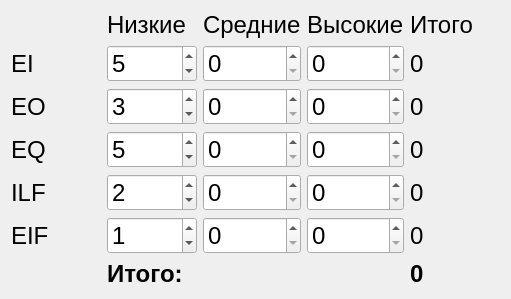
       <widget class="QWidget" name="layoutWidget">
        <property name="geometry">
         <rect>
          <x>570</x>
          <y>10</y>
          <width>511</width>
          <height>279</height>
         </rect>
        </property>
        <layout class="QGridLayout" name="gridLayout_6">
         <item row="0" column="3">
          <widget class="QLabel" name="label_50">
           <property name="font">
            <font>
             <family>Ubuntu</family>
             <pointsize>18</pointsize>
            </font>
           </property>
           <property name="text">
            <string>Высокие</string>
           </property>
          </widget>
         </item>
         <item row="5" column="4">
          <widget class="QLabel" name="EIFLabel">
           <property name="font">
            <font>
             <family>Ubuntu</family>
             <pointsize>18</pointsize>
            </font>
           </property>
           <property name="text">
            <string>0</string>
           </property>
          </widget>
         </item>
         <item row="0" column="1">
          <widget class="QLabel" name="label_27">
           <property name="font">
            <font>
             <family>Ubuntu</family>
             <pointsize>18</pointsize>
            </font>
           </property>
           <property name="text">
            <string>Низкие</string>
           </property>
          </widget>
         </item>
         <item row="4" column="1">
          <widget class="QSpinBox" name="ILFLowEdit">
           <property name="font">
            <font>
             <family>Ubuntu</family>
             <pointsize>18</pointsize>
            </font>
           </property>
           <property name="value">
            <number>2</number>
           </property>
          </widget>
         </item>
         <item row="1" column="4">
          <widget class="QLabel" name="EILabel">
           <property name="font">
            <font>
             <family>Ubuntu</family>
             <pointsize>18</pointsize>
            </font>
           </property>
           <property name="text">
            <string>0</string>
           </property>
          </widget>
         </item>
         <item row="3" column="0">
          <widget class="QLabel" name="label_17">
           <property name="font">
            <font>
             <family>Ubuntu</family>
             <pointsize>18</pointsize>
            </font>
           </property>
           <property name="toolTip">
            <string>Внешние запросы</string>
           </property>
           <property name="text">
            <string>EQ</string>
           </property>
          </widget>
         </item>
         <item row="6" column="4">
          <widget class="QLabel" name="ResLabel">
           <property name="font">
            <font>
             <family>Ubuntu</family>
             <pointsize>18</pointsize>
             <weight>75</weight>
             <bold>true</bold>
            </font>
           </property>
           <property name="text">
            <string>0</string>
           </property>
          </widget>
         </item>
         <item row="3" column="4">
          <widget class="QLabel" name="EQLabel">
           <property name="font">
            <font>
             <family>Ubuntu</family>
             <pointsize>18</pointsize>
            </font>
           </property>
           <property name="text">
            <string>0</string>
           </property>
          </widget>
         </item>
         <item row="6" column="1" colspan="2">
          <widget class="QLabel" name="label_26">
           <property name="font">
            <font>
             <family>Ubuntu</family>
             <pointsize>18</pointsize>
             <weight>75</weight>
             <bold>true</bold>
            </font>
           </property>
           <property name="text">
            <string>Итого:</string>
           </property>
          </widget>
         </item>
         <item row="1" column="0">
          <widget class="QLabel" name="label_15">
           <property name="font">
            <font>
             <family>Ubuntu</family>
             <pointsize>18</pointsize>
            </font>
           </property>
           <property name="toolTip">
            <string>Внешние вводы</string>
           </property>
           <property name="text">
            <string>EI</string>
           </property>
          </widget>
         </item>
         <item row="0" column="2">
          <widget class="QLabel" name="label_28">
           <property name="font">
            <font>
             <family>Ubuntu</family>
             <pointsize>18</pointsize>
            </font>
           </property>
           <property name="text">
            <string>Средние</string>
           </property>
          </widget>
         </item>
         <item row="0" column="4">
          <widget class="QLabel" name="label_29">
           <property name="font">
            <font>
             <family>Ubuntu</family>
             <pointsize>18</pointsize>
            </font>
           </property>
           <property name="text">
            <string>Итого</string>
           </property>
          </widget>
         </item>
         <item row="4" column="0">
          <widget class="QLabel" name="label_18">
           <property name="font">
            <font>
             <family>Ubuntu</family>
             <pointsize>18</pointsize>
            </font>
           </property>
           <property name="toolTip">
            <string>Внутренние логические файлы</string>
           </property>
           <property name="text">
            <string>ILF</string>
           </property>
          </widget>
         </item>
         <item row="1" column="1">
          <widget class="QSpinBox" name="EILowEdit">
           <property name="font">
            <font>
             <family>Ubuntu</family>
             <pointsize>18</pointsize>
            </font>
           </property>
           <property name="value">
            <number>5</number>
           </property>
          </widget>
         </item>
         <item row="2" column="0">
          <widget class="QLabel" name="label_16">
           <property name="font">
            <font>
             <family>Ubuntu</family>
             <pointsize>18</pointsize>
            </font>
           </property>
           <property name="toolTip">
            <string>Внешние выводы</string>
           </property>
           <property name="text">
            <string>EO</string>
           </property>
          </widget>
         </item>
         <item row="2" column="4">
          <widget class="QLabel" name="EOLabel">
           <property name="font">
            <font>
             <family>Ubuntu</family>
             <pointsize>18</pointsize>
            </font>
           </property>
           <property name="text">
            <string>0</string>
           </property>
          </widget>
         </item>
         <item row="3" column="1">
          <widget class="QSpinBox" name="EQLowEdit">
           <property name="font">
            <font>
             <family>Ubuntu</family>
             <pointsize>18</pointsize>
            </font>
           </property>
           <property name="value">
            <number>5</number>
           </property>
          </widget>
         </item>
         <item row="5" column="1">
          <widget class="QSpinBox" name="EIFLowEdit">
           <property name="font">
            <font>
             <family>Ubuntu</family>
             <pointsize>18</pointsize>
            </font>
           </property>
           <property name="value">
            <number>1</number>
           </property>
          </widget>
         </item>
         <item row="4" column="4">
          <widget class="QLabel" name="ILFLabel">
           <property name="font">
            <font>
             <family>Ubuntu</family>
             <pointsize>18</pointsize>
            </font>
           </property>
           <property name="text">
            <string>0</string>
           </property>
          </widget>
         </item>
         <item row="5" column="0">
          <widget class="QLabel" name="label_19">
           <property name="font">
            <font>
             <family>Ubuntu</family>
             <pointsize>18</pointsize>
            </font>
           </property>
           <property name="toolTip">
            <string>Внешние интерфейсные файлы</string>
           </property>
           <property name="text">
            <string>EIF</string>
           </property>
          </widget>
         </item>
         <item row="2" column="1">
          <widget class="QSpinBox" name="EOLowEdit">
           <property name="font">
            <font>
             <family>Ubuntu</family>
             <pointsize>18</pointsize>
            </font>
           </property>
           <property name="value">
            <number>3</number>
           </property>
          </widget>
         </item>
         <item row="1" column="2">
          <widget class="QSpinBox" name="EIMidEdit">
           <property name="font">
            <font>
             <family>Ubuntu</family>
             <pointsize>18</pointsize>
            </font>
           </property>
           <property name="value">
            <number>0</number>
           </property>
          </widget>
         </item>
         <item row="2" column="2">
          <widget class="QSpinBox" name="EOMidEdit">
           <property name="font">
            <font>
             <family>Ubuntu</family>
             <pointsize>18</pointsize>
            </font>
           </property>
           <property name="value">
            <number>0</number>
           </property>
          </widget>
         </item>
         <item row="3" column="2">
          <widget class="QSpinBox" name="EQMidEdit">
           <property name="font">
            <font>
             <family>Ubuntu</family>
             <pointsize>18</pointsize>
            </font>
           </property>
           <property name="value">
            <number>0</number>
           </property>
          </widget>
         </item>
         <item row="4" column="2">
          <widget class="QSpinBox" name="ILFMidEdit">
           <property name="font">
            <font>
             <family>Ubuntu</family>
             <pointsize>18</pointsize>
            </font>
           </property>
           <property name="value">
            <number>0</number>
           </property>
          </widget>
         </item>
         <item row="5" column="2">
          <widget class="QSpinBox" name="EIFMidEdit">
           <property name="font">
            <font>
             <family>Ubuntu</family>
             <pointsize>18</pointsize>
            </font>
           </property>
           <property name="value">
            <number>0</number>
           </property>
          </widget>
         </item>
         <item row="1" column="3">
          <widget class="QSpinBox" name="EIHighEdit">
           <property name="font">
            <font>
             <family>Ubuntu</family>
             <pointsize>18</pointsize>
            </font>
           </property>
           <property name="value">
            <number>0</number>
           </property>
          </widget>
         </item>
         <item row="2" column="3">
          <widget class="QSpinBox" name="EOHighEdit">
           <property name="font">
            <font>
             <family>Ubuntu</family>
             <pointsize>18</pointsize>
            </font>
           </property>
           <property name="value">
            <number>0</number>
           </property>
          </widget>
         </item>
         <item row="3" column="3">
          <widget class="QSpinBox" name="EQHighEdit">
           <property name="font">
            <font>
             <family>Ubuntu</family>
             <pointsize>18</pointsize>
            </font>
           </property>
           <property name="value">
            <number>0</number>
           </property>
          </widget>
         </item>
         <item row="4" column="3">
          <widget class="QSpinBox" name="ILFHighEdit">
           <property name="font">
            <font>
             <family>Ubuntu</family>
             <pointsize>18</pointsize>
            </font>
           </property>
           <property name="value">
            <number>0</number>
           </property>
          </widget>
         </item>
         <item row="5" column="3">
          <widget class="QSpinBox" name="EIFHighEdit">
           <property name="font">
            <font>
             <family>Ubuntu</family>
             <pointsize>18</pointsize>
            </font>
           </property>
           <property name="value">
            <number>0</number>
           </property>
          </widget>
         </item>
        </layout>
       </widget>
